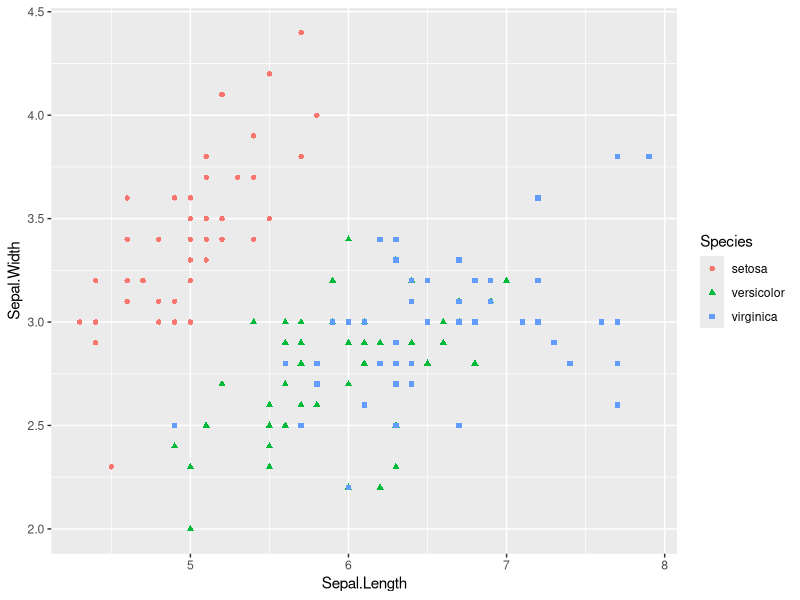
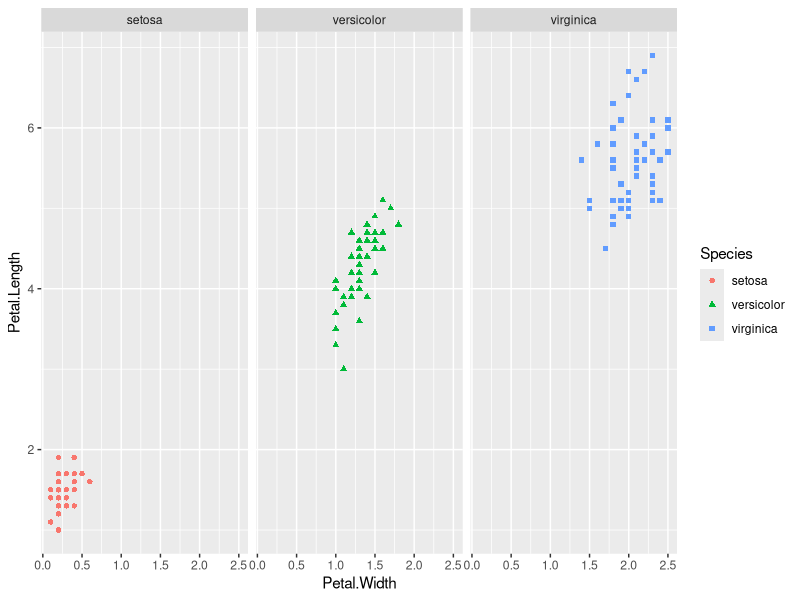
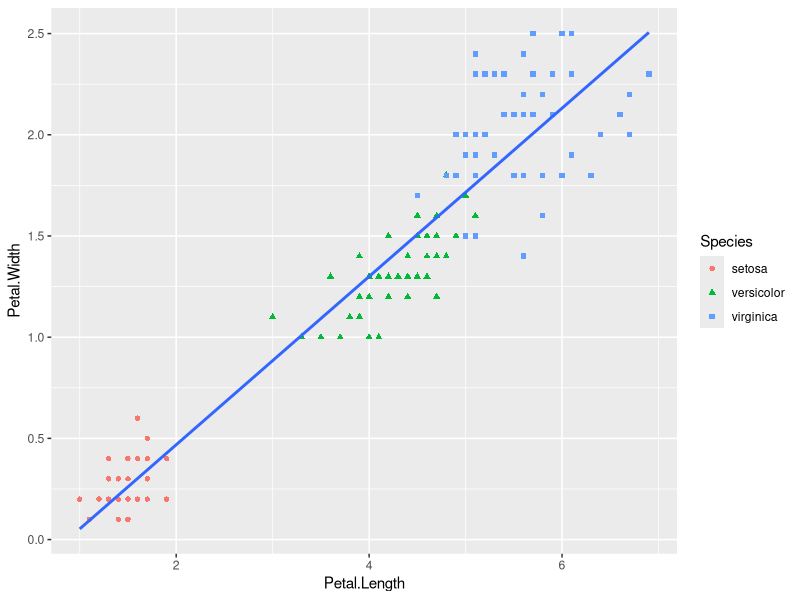
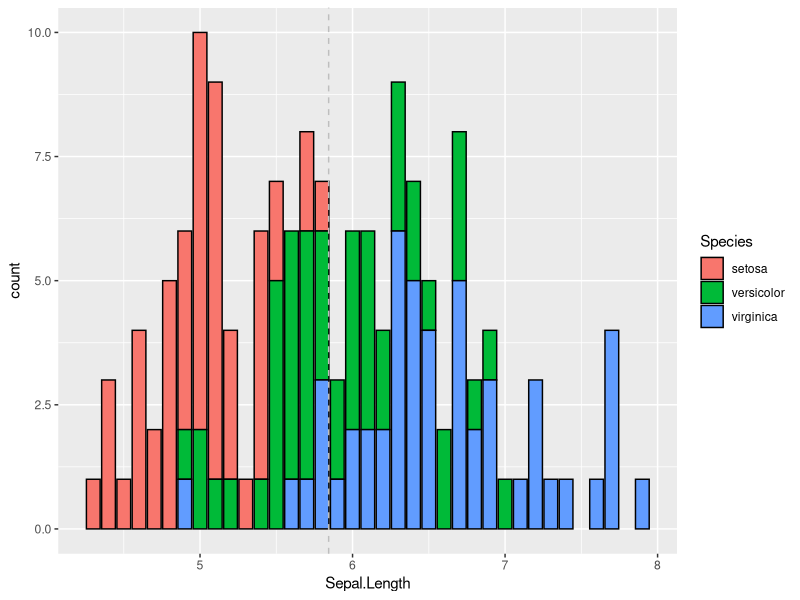

These figures' R source, in order:
library(tidyverse)

?iris

str(iris)
head(iris)

ggplot(data = iris, aes(x = Sepal.Length, y = Sepal.Width, color = Species, shape = Species)) + 
  geom_point()

ggplot(data = iris, aes(x = Petal.Width, y = Petal.Length, color = Species, shape = Species)) +
  geom_point() +
  facet_wrap(~Species) 

ggplot(data = iris, aes(x = Petal.Length, y = Petal.Width, color = Species, shape = Species)) +
  geom_point(inherit.aes = TRUE) +
  geom_smooth(aes(x=Petal.Length, y=Petal.Width), method = lm, se = FALSE, inherit.aes = FALSE) 

ggplot(data = iris, mapping = aes(x = Sepal.Length, fill = Species)) +
  geom_bar(alpha = 1, color = "black", position = "stack") +
  geom_vline(xintercept = mean(iris$Sepal.Length), linetype = "dashed", color = "grey")

#What patterns can we observe about the different dimensions of each type of flower?
#We can clearly see that each species of flower sits in its own section of the 
#plot which allows us to make some kind of conclusion. Visualizations can help us draw 
#conclusions without actually having to do any kind of calculations.